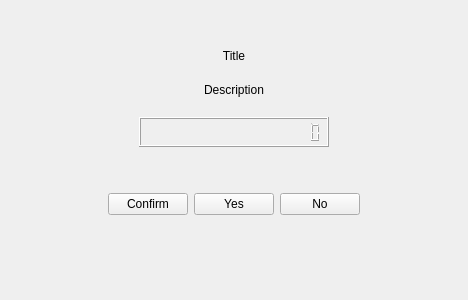
<?xml version="1.0" encoding="UTF-8"?>
<ui version="4.0">
 <class>AlertWindow</class>
 <widget class="QWidget" name="AlertWindow">
  <property name="geometry">
   <rect>
    <x>0</x>
    <y>0</y>
    <width>468</width>
    <height>300</height>
   </rect>
  </property>
  <property name="windowTitle">
   <string>Alert Window</string>
  </property>
  <layout class="QGridLayout" name="gridLayout_2">
   <property name="leftMargin">
    <number>0</number>
   </property>
   <property name="topMargin">
    <number>0</number>
   </property>
   <property name="rightMargin">
    <number>0</number>
   </property>
   <property name="bottomMargin">
    <number>0</number>
   </property>
   <item row="0" column="0">
    <widget class="QWidget" name="centeralwidget" native="true">
     <layout class="QGridLayout" name="gridLayout">
      <item row="0" column="0">
       <layout class="QVBoxLayout" name="verticalLayout_2">
        <item>
         <layout class="QVBoxLayout" name="verticalLayout">
          <property name="spacing">
           <number>20</number>
          </property>
          <item>
           <spacer name="verticalSpacer_2">
            <property name="orientation">
             <enum>Qt::Orientation::Vertical</enum>
            </property>
            <property name="sizeHint" stdset="0">
             <size>
              <width>20</width>
              <height>40</height>
             </size>
            </property>
           </spacer>
          </item>
          <item>
           <widget class="QLabel" name="labelTitle">
            <property name="text">
             <string>Title</string>
            </property>
            <property name="alignment">
             <set>Qt::AlignmentFlag::AlignCenter</set>
            </property>
           </widget>
          </item>
          <item>
           <widget class="QLabel" name="labelDescription">
            <property name="text">
             <string>Description</string>
            </property>
            <property name="alignment">
             <set>Qt::AlignmentFlag::AlignCenter</set>
            </property>
            <property name="wordWrap">
             <bool>true</bool>
            </property>
           </widget>
          </item>
          <item>
           <layout class="QHBoxLayout" name="horizontalLayout_2">
            <item>
             <spacer name="horizontalSpacer_3">
              <property name="orientation">
               <enum>Qt::Orientation::Horizontal</enum>
              </property>
              <property name="sizeHint" stdset="0">
               <size>
                <width>40</width>
                <height>20</height>
               </size>
              </property>
             </spacer>
            </item>
            <item>
             <widget class="QLCDNumber" name="lcdDateTime">
              <property name="minimumSize">
               <size>
                <width>0</width>
                <height>30</height>
               </size>
              </property>
              <property name="digitCount">
               <number>19</number>
              </property>
             </widget>
            </item>
            <item>
             <spacer name="horizontalSpacer_4">
              <property name="orientation">
               <enum>Qt::Orientation::Horizontal</enum>
              </property>
              <property name="sizeHint" stdset="0">
               <size>
                <width>40</width>
                <height>20</height>
               </size>
              </property>
             </spacer>
            </item>
           </layout>
          </item>
          <item>
           <spacer name="verticalSpacer">
            <property name="orientation">
             <enum>Qt::Orientation::Vertical</enum>
            </property>
            <property name="sizeHint" stdset="0">
             <size>
              <width>20</width>
              <height>40</height>
             </size>
            </property>
           </spacer>
          </item>
         </layout>
        </item>
        <item>
         <layout class="QHBoxLayout" name="horizontalLayout">
          <item>
           <spacer name="horizontalSpacer">
            <property name="orientation">
             <enum>Qt::Orientation::Horizontal</enum>
            </property>
            <property name="sizeHint" stdset="0">
             <size>
              <width>40</width>
              <height>20</height>
             </size>
            </property>
           </spacer>
          </item>
          <item>
           <widget class="QPushButton" name="btnConfirm">
            <property name="text">
             <string>Confirm</string>
            </property>
           </widget>
          </item>
          <item>
           <widget class="QPushButton" name="btnYes">
            <property name="text">
             <string>Yes</string>
            </property>
           </widget>
          </item>
          <item>
           <widget class="QPushButton" name="btnNo">
            <property name="text">
             <string>No</string>
            </property>
           </widget>
          </item>
          <item>
           <spacer name="horizontalSpacer_2">
            <property name="orientation">
             <enum>Qt::Orientation::Horizontal</enum>
            </property>
            <property name="sizeHint" stdset="0">
             <size>
              <width>40</width>
              <height>20</height>
             </size>
            </property>
           </spacer>
          </item>
         </layout>
        </item>
        <item>
         <spacer name="verticalSpacer_3">
          <property name="orientation">
           <enum>Qt::Orientation::Vertical</enum>
          </property>
          <property name="sizeHint" stdset="0">
           <size>
            <width>20</width>
            <height>40</height>
           </size>
          </property>
         </spacer>
        </item>
       </layout>
      </item>
     </layout>
    </widget>
   </item>
  </layout>
 </widget>
 <resources>
  <include location="resources/resources.qrc"/>
 </resources>
 <connections/>
</ui>
